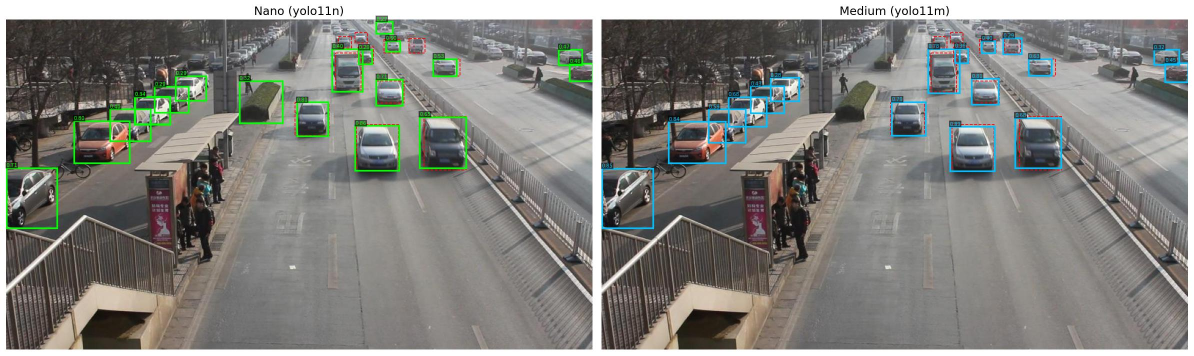
#> input picture kiwi_samples/MVI_20011_f00205_compare.jpg, 2388 x 711 px (shown at 1/2 size)
$ python -i res_feature_discovery.py   (imports and definitions only)   (older library calls are emulated)
#> lines starting #> are read from the running program, lines starting #| are printed output that depends on the picture
"""
DETRAC Feature Discovery: Extract 53 image features on a 10-sequence subset,
correlate each with recall_gap (medium_640 − nano_320) and num_gt.
Reuses extraction functions from jays_uavdt_extract_features.py (cheap groups),
js4_density_proxy.py (3 density features), adds 5 new candidates.
Drops 11 expensive features: optical flow (3 + flow_coherence), GLCM (5), LBP (2).
"""

import sys
import time
import cv2
import numpy as np
import pandas as pd
from pathlib import Path
from scipy.stats import spearmanr
from skimage.metrics import structural_similarity as ssim

# ── Import existing extractors (cheap groups only) ────────────────
SCRIPT_DIR = Path(__file__).resolve().parent
ROOT = SCRIPT_DIR.parent  # echo/

sys.path.insert(0, str(ROOT / "yolo_runs_on_uavdt"))
from jays_uavdt_extract_features import (
    extract_illumination, extract_contrast, extract_haze, extract_sharpness,
    extract_entropy, extract_color, extract_frequency,
    extract_spatial,
)

sys.path.insert(0, str(ROOT / "yolo_runs_on_uavdt" / "jays"))
from js4_density_proxy import extract_density_features

# ── Paths ─────────────────────────────────────────────────────────
DETRAC_IMAGES = Path("/home/aljouhara/Desktop/Detrac Dataset/DETRAC-Images")
RESULTS_CSV = SCRIPT_DIR / "detrac_results.csv"
FEATURES_CSV = SCRIPT_DIR / "res_discovery_features.csv"
CORR_CSV = SCRIPT_DIR / "res_feature_correlations.csv"

# ── 10-sequence subset (3 sunny, 3 cloudy, 2 night, 2 rainy) ─────
SUBSET_SEQUENCES = [
    "MVI_39361", "MVI_41073", "MVI_39211",       # sunny
    "MVI_40172", "MVI_40191", "MVI_40712",       # cloudy
    "MVI_40992", "MVI_40732",                     # night
    "MVI_63521", "MVI_40892",                     # rainy
]

# ── Feature names: 45 kept + 3 density + 5 new = 53 ──────────────
# Dropped 11 expensive features:
#   optical_flow_mag_mean, optical_flow_mag_std, optical_flow_angle_var,
#   flow_coherence (all need optical flow ~30ms)
#   GLCM_contrast, GLCM_homogeneity, GLCM_energy, GLCM_entropy,
#   GLCM_correlation (~20ms)
#   LBP_entropy, LBP_uniformity (~10ms)

KEPT_FEATURE_NAMES = [
    # A. Illumination (8)
    "mean_brightness", "brightness_std", "brightness_skewness",
    "brightness_kurtosis", "overexposed_ratio", "underexposed_ratio",
    "dynamic_range", "backlight_ratio",
    # B. Contrast (4)
    "weber_contrast", "michelson_contrast", "rms_contrast", "local_contrast_mean",
    # C. Haze/Fog (4)
    "dark_channel_mean", "dark_channel_std", "transmission_estimate", "atmospheric_light",
    # D. Sharpness/Blur (4)
    "laplacian_variance", "tenengrad", "brenner_gradient", "high_freq_energy_ratio",
    # E. Texture — slim (3, no GLCM/LBP)
    "edge_density", "gradient_magnitude_mean", "gradient_magnitude_std",
    # F. Entropy (4)
    "spatial_entropy", "color_entropy", "local_entropy_mean", "local_entropy_std",
    # G. Color (6)
    "colorfulness", "mean_saturation", "saturation_std", "hue_std",
    "dominant_color_ratio", "color_channel_corr",
    # H. Frequency Domain (3)
    "spectral_centroid", "spectral_rolloff", "wavelet_detail_energy",
    # I. Spatial Structure (3)
    "FAST_keypoint_count", "connected_components_count", "foreground_ratio",
    # J. Temporal — slim (6, no optical flow / flow_coherence)
    "frame_difference_mean", "SSIM_prev_frame", "histogram_intersection",
    "brightness_delta", "edge_density_delta", "scene_cut_score",
]

DENSITY_NAMES = ["contour_count", "gradient_orientation_var", "connected_component_count"]
NEW_NAMES = [
    "temporal_diff_std",     # std of frame difference
    "entropy_gradient",      # delta of local_entropy_std
    "saturation_gradient",   # delta of mean_saturation
    "num_vehicles_proxy",    # edge_density on lower half only
    "texture_complexity",    # std of local entropy across 8x8 grid
]
ALL_FEATURE_NAMES = KEPT_FEATURE_NAMES + DENSITY_NAMES + NEW_NAMES

# [1 line not run here, left out]


# ── Slim extraction functions (replacing expensive originals) ─────

def extract_texture_slim(gray):
    """Texture features without GLCM/LBP. Returns 3 features."""
    gray_f = gray.astype(np.float64)
    edges = cv2.Canny(gray, 100, 200)
    edge_density = np.mean(edges > 0)
    sx = cv2.Sobel(gray_f, cv2.CV_64F, 1, 0, ksize=3)
    sy = cv2.Sobel(gray_f, cv2.CV_64F, 0, 1, ksize=3)
    grad_mag = np.sqrt(sx ** 2 + sy ** 2)
    return [edge_density, np.mean(grad_mag), np.std(grad_mag)]


# [385 lines left out: functions extract_temporal_slim, extract_new_features, process_sequence, run_extraction, run_analysis, not called in this run]


# ── Main ──────────────────────────────────────────────────────────

# [7 lines not run here, left out]

>>> import cv2
>>> picture = cv2.imread('../kiwi_samples/MVI_20011_f00205_compare.jpg', cv2.IMREAD_GRAYSCALE)
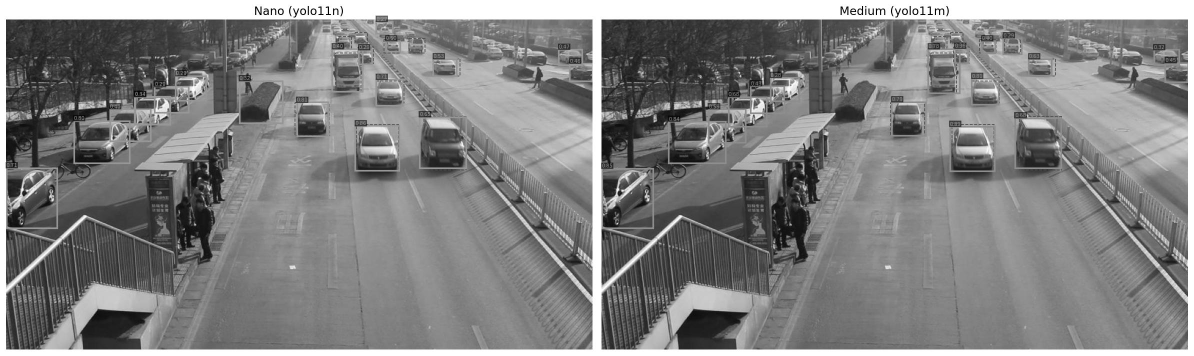
#> picture: shape (711, 2388) (shown at 1/2 size); min 0, max 255, mean 129.6
>>> result = extract_texture_slim(picture)
#> in extract_texture_slim, `edges = cv2.Canny(gray, 100, 200)`:
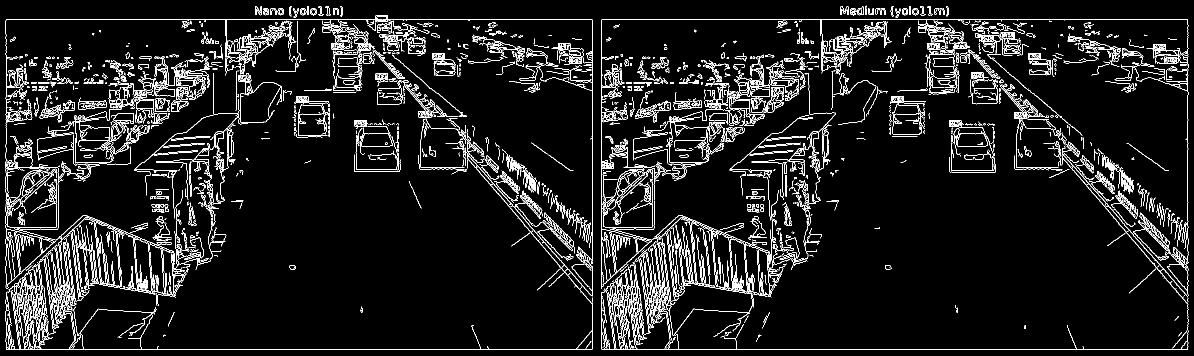
#> edges: shape (711, 2388) (shown at 1/2 size); 7.1% white in thin lines or dots
#> in extract_texture_slim, `edge_density = np.mean(edges > 0)`: edge_density = 0.071
#> in extract_texture_slim, `sx = cv2.Sobel(gray_f, cv2.CV_64F, 1, 0, ksize=3)`:
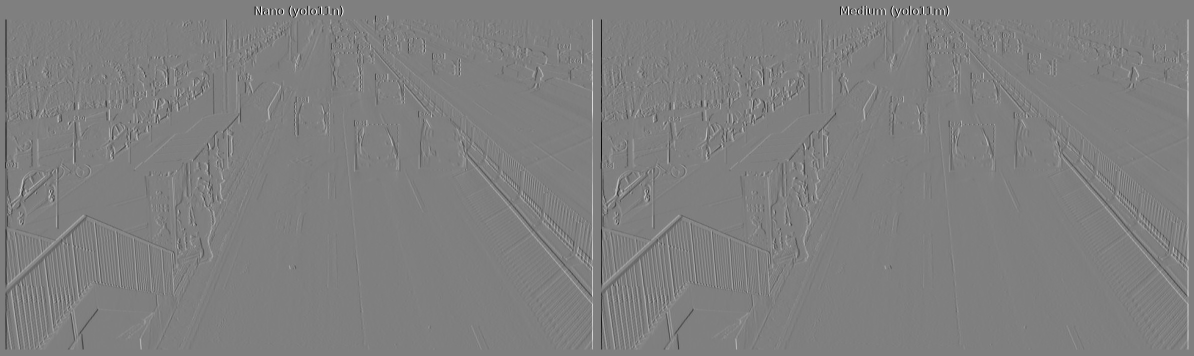
#> sx: shape (711, 2388) float64 (shown at 1/2 size); min -1020, max 1020, mean 0; drawn with min black and max white
#> in extract_texture_slim, `sy = cv2.Sobel(gray_f, cv2.CV_64F, 0, 1, ksize=3)`:
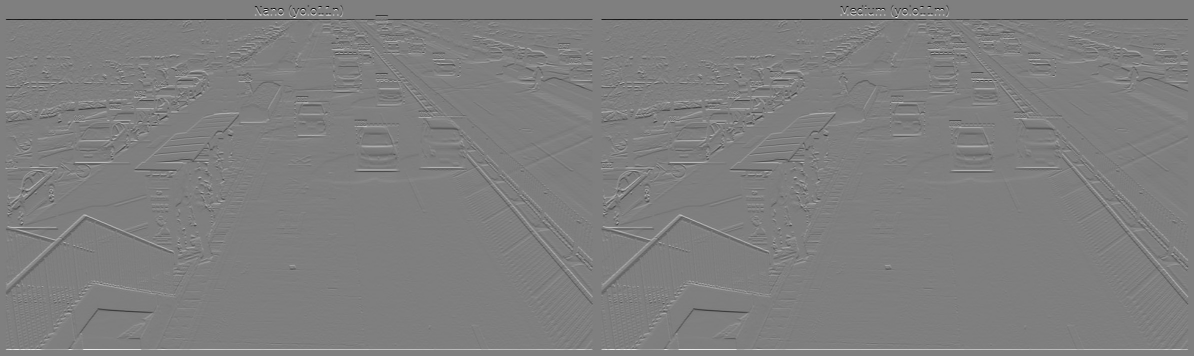
#> sy: shape (711, 2388) float64 (shown at 1/2 size); min -1011, max 1018, mean 0; drawn with min black and max white
#> in extract_texture_slim, `grad_mag = np.sqrt(sx ** 2 + sy ** 2)`:
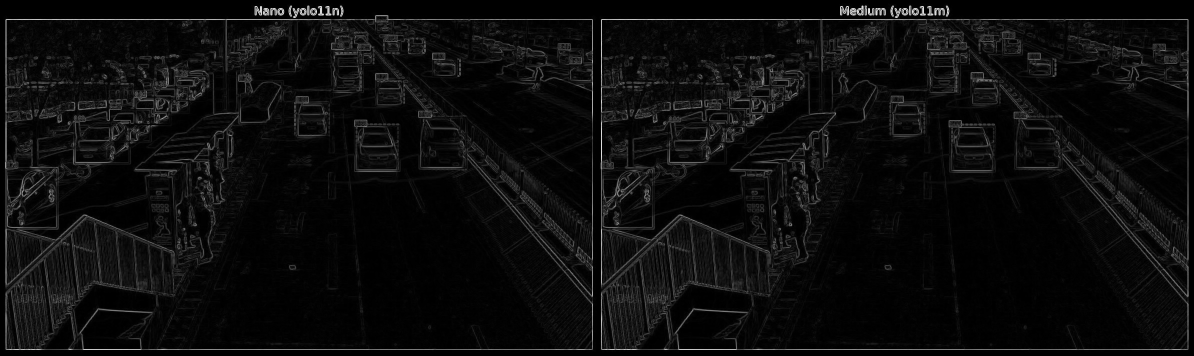
#> grad_mag: shape (711, 2388) float64 (shown at 1/2 size); min 0, max 1097.3, mean 54.8; drawn with min black and max white
#> result = [0.071, 54.8, 97.58]

$ run again, on kiwi_samples/MVI_20012_f00249_compare.jpg
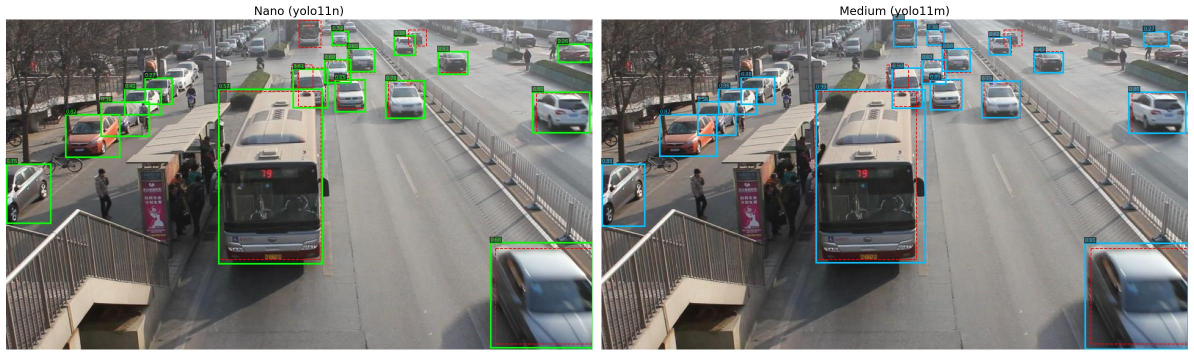
#> input picture kiwi_samples/MVI_20012_f00249_compare.jpg, 2388 x 711 px (shown at 1/2 size)
#> in extract_texture_slim, `edges = cv2.Canny(gray, 100, 200)`:
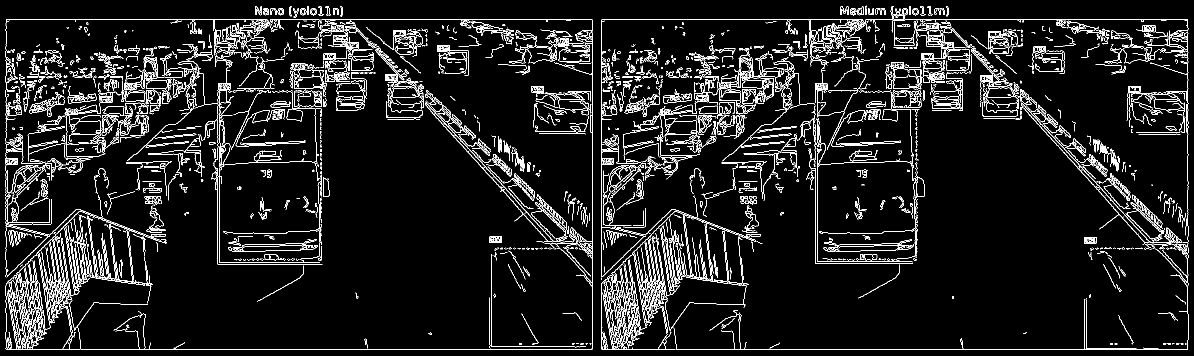
#> edges: shape (711, 2388) (shown at 1/2 size); 7.3% white in thin lines or dots
#> edge_density = 0.0734
#> in extract_texture_slim, `grad_mag = np.sqrt(sx ** 2 + sy ** 2)`:
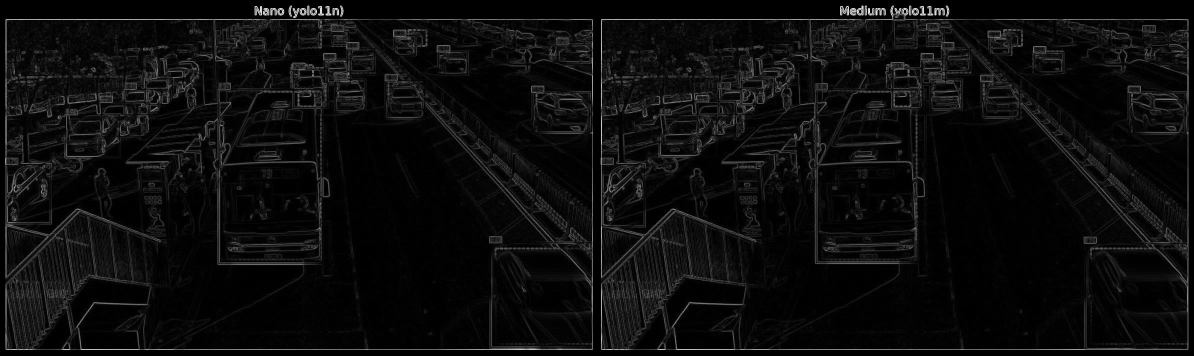
#> grad_mag: shape (711, 2388) float64 (shown at 1/2 size); min 0, max 1097.3, mean 55.3; drawn with min black and max white
#> result = [0.0734, 55.34, 97.12]

$ run again, on kiwi_samples/MVI_20012_f00480_compare.jpg
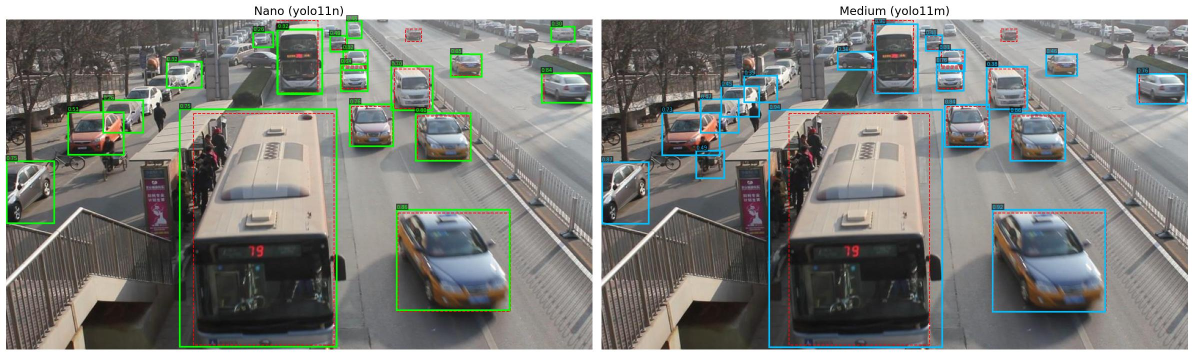
#> input picture kiwi_samples/MVI_20012_f00480_compare.jpg, 2388 x 711 px (shown at 1/2 size)
#> in extract_texture_slim, `edges = cv2.Canny(gray, 100, 200)`:
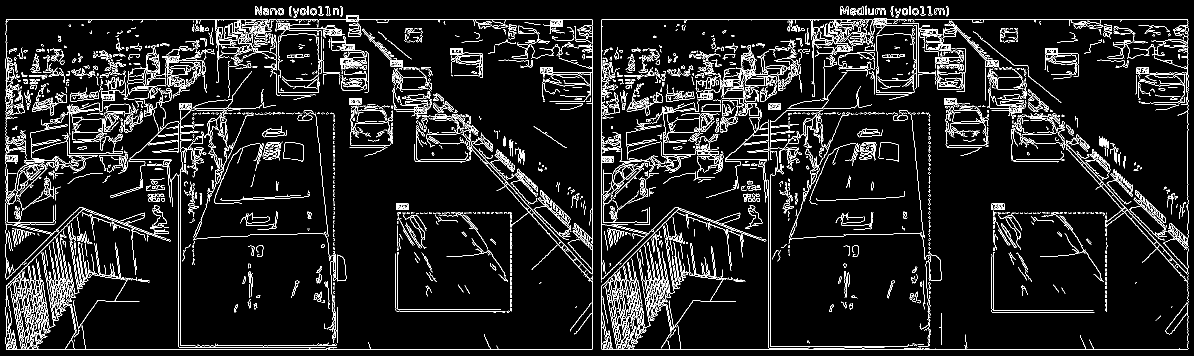
#> edges: shape (711, 2388) (shown at 1/2 size); 7.8% white in thin lines or dots
#> edge_density = 0.0779
#> in extract_texture_slim, `grad_mag = np.sqrt(sx ** 2 + sy ** 2)`:
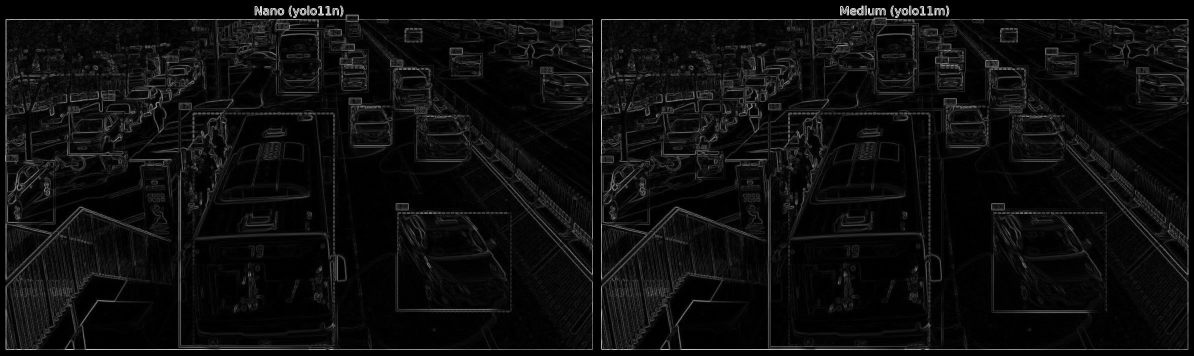
#> grad_mag: shape (711, 2388) float64 (shown at 1/2 size); min 0, max 1097.3, mean 58.5; drawn with min black and max white
#> result = [0.0779, 58.53, 97.52]

$ run again, on kiwi_samples/MVI_20032_f00229_compare.jpg
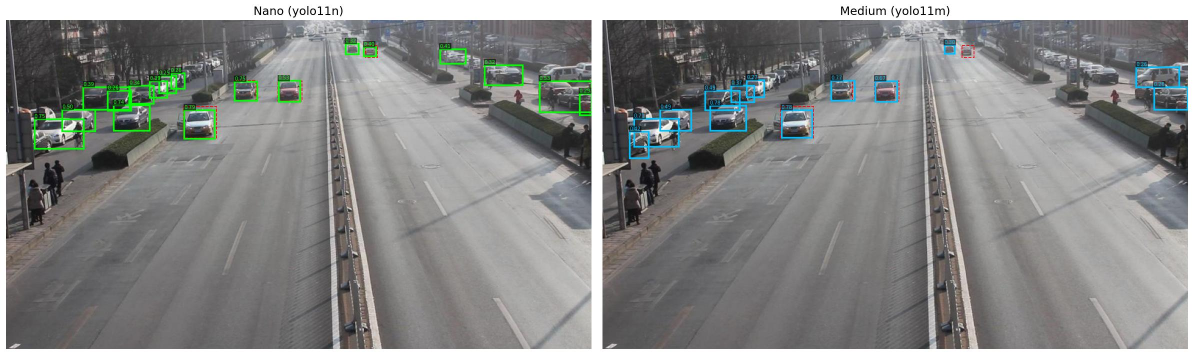
#> input picture kiwi_samples/MVI_20032_f00229_compare.jpg, 2388 x 710 px (shown at 1/2 size)
#> in extract_texture_slim, `edges = cv2.Canny(gray, 100, 200)`:
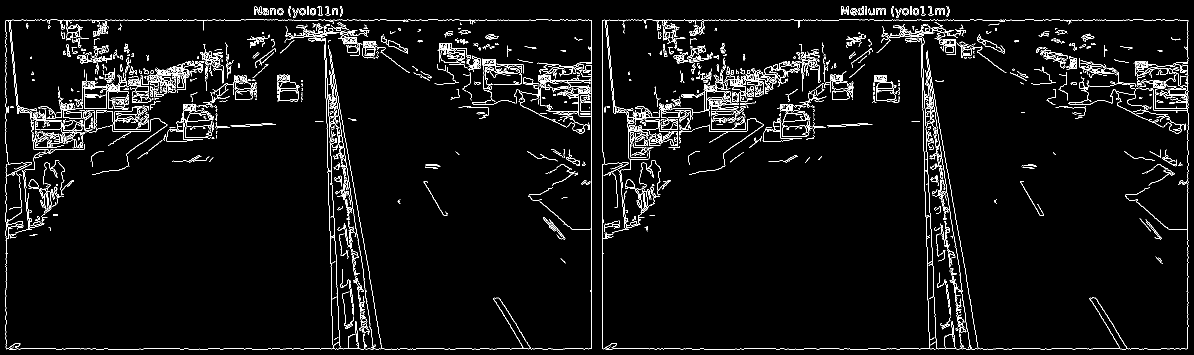
#> edges: shape (710, 2388) (shown at 1/2 size); 4.2% white in thin lines or dots
#> edge_density = 0.0424
#> in extract_texture_slim, `grad_mag = np.sqrt(sx ** 2 + sy ** 2)`:
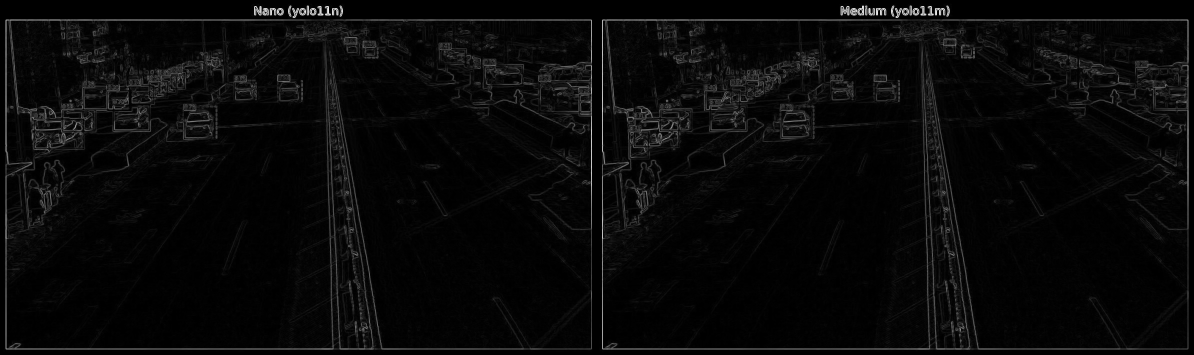
#> grad_mag: shape (710, 2388) float64 (shown at 1/2 size); min 0, max 1095.4, mean 39.5; drawn with min black and max white
#> result = [0.0424, 39.52, 87.91]
